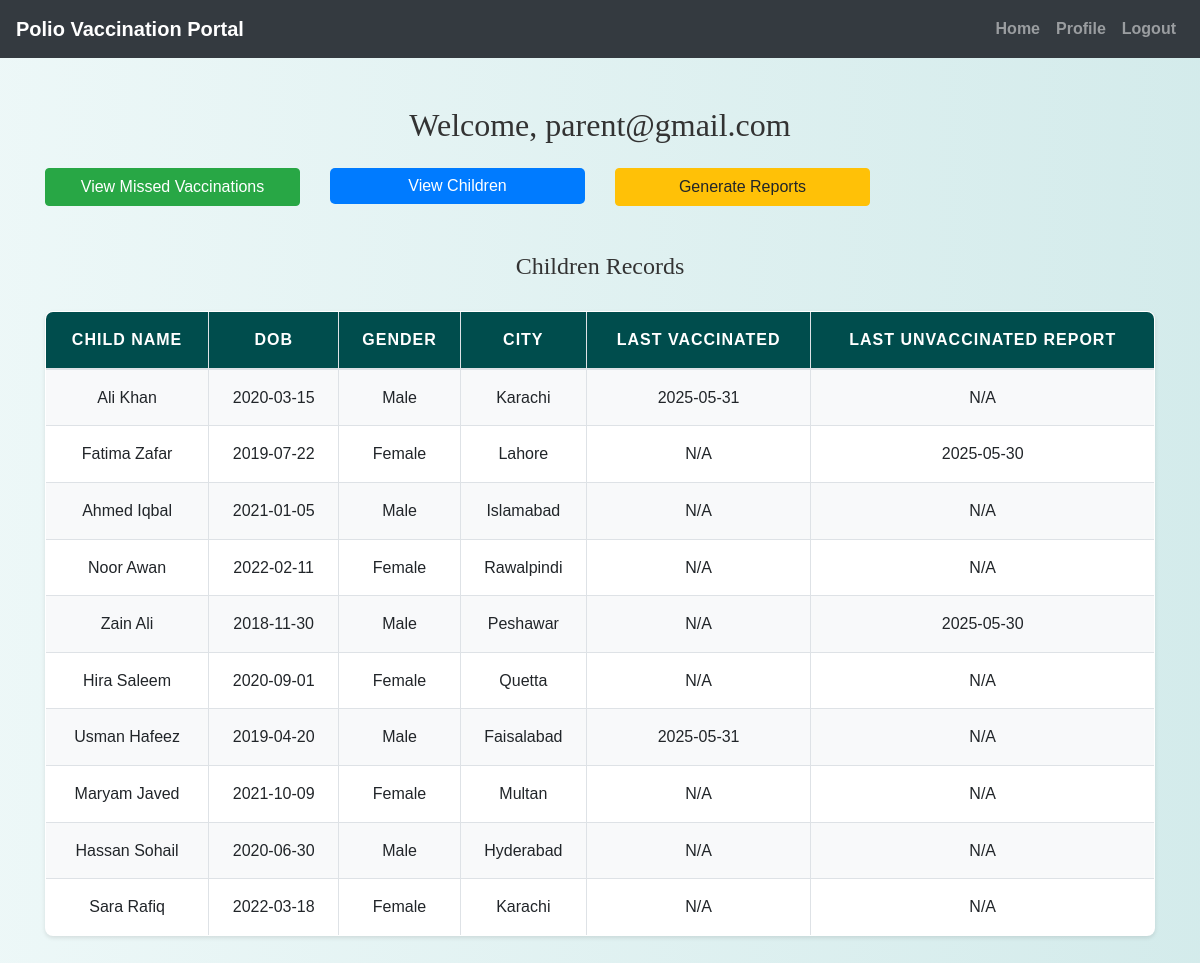
Screenshot of /worker/worker_dashboard.php (signed in) with the database file from the repository.
### tables this page shows
CREATE TABLE `children` (
  `child_id` int(11) NOT NULL,
  `parent_id` int(11) NOT NULL,
  `first_name` varchar(100) NOT NULL,
  `last_name` varchar(100) NOT NULL,
  `date_of_birth` date NOT NULL,
  `gender` enum('Male','Female','Other') NOT NULL,
  `address` varchar(255) NOT NULL,
  `city` varchar(100) NOT NULL,
  `province` varchar(100) NOT NULL,
  `postal_code` varchar(20) NOT NULL,
  `special_notes` text DEFAULT NULL,
  `created_at` timestamp NOT NULL DEFAULT current_timestamp(),
  `updated_at` timestamp NOT NULL DEFAULT current_timestamp() ON UPDATE current_timestamp()
);

### worker/worker_dashboard.php (the view, shortened to what this page needs)
<?php
include('config.php');
$email = htmlspecialchars($_SESSION["email"]);
$children = mysqli_query($conn, "SELECT * FROM children ORDER BY created_at DESC");
$last_vaccinated = [];
$result = mysqli_query($conn, "
    SELECT child_id, MAX(vaccine_date) as last_vaccine_date
    FROM vaccinations
    GROUP BY child_id
");
while ($row = mysqli_fetch_assoc($result)) {
    $last_vaccinated[$row['child_id']] = $row['last_vaccine_date'];
}
$last_reported = [];
$result = mysqli_query($conn, "
    SELECT child_id, MAX(report_date) as last_report_date
    FROM unvaccinated_reports
    GROUP BY child_id
");
while ($row = mysqli_fetch_assoc($result)) {
    $last_reported[$row['child_id']] = $row['last_report_date'];
}
?>
<!DOCTYPE html>
<html lang="en">
<head>
    <link rel="stylesheet" href="https://maxcdn.bootstrapcdn.com/bootstrap/4.5.2/css/bootstrap.min.css" />
    <link rel="stylesheet" href="../css/style.css" />
</head>
<body>
    <?php include('navbar.php'); ?>
    <div class="container mt-5 mb-5">
        <h2 class="mb-4">Welcome, <?= $email ?></h2>
        <div class="row mb-4">
            <div class="col-md-3 mb-3">
                <a href="view_missed_vaccinations.php" class="btn btn-success btn-block">View Missed Vaccinations</a>
            </div>
            <div class="col-md-3 mb-3">
                <a href="view_children.php" class="btn btn-primary btn-block">View Children</a>
            </div>
            <div class="col-md-3 mb-3">
                <a href="reports.php" class="btn btn-warning btn-block">Generate Reports</a>
            </div>
        </div>
        <h4>Children Records</h4>
        <?php if (mysqli_num_rows($children) > 0): ?>
            <table class="table table-bordered">
                <thead>
                    <tr>
                        <th>Child Name</th>
                        <th>DOB</th>
                        <th>Gender</th>
                        <th>City</th>
                        <th>Last Vaccinated</th>
                        <th>Last Unvaccinated Report</th>
                    </tr>
                </thead>
                <tbody>
                    <?php while ($child = mysqli_fetch_assoc($children)): ?>
                        <tr>
                            <td><?= htmlspecialchars($child['first_name'] . ' ' . $child['last_name']) ?></td>
                            <td><?= htmlspecialchars($child['date_of_birth']) ?></td>
                            <td><?= htmlspecialchars($child['gender']) ?></td>
                            <td><?= htmlspecialchars($child['city']) ?></td>
                            <td><?= isset($last_vaccinated[$child['child_id']]) ? htmlspecialchars($last_vaccinated[$child['child_id']]) : 'N/A' ?></td>
                            <td><?= isset($last_reported[$child['child_id']]) ? htmlspecialchars($last_reported[$child['child_id']]) : 'N/A' ?></td>
                        </tr>
                    <?php endwhile; ?>
                </tbody>
            </table>
        <?php else: ?>
            <p>No children records found.</p>
        <?php endif; ?>
    </div>
</body>
</html>

### css/style.css (style rules this page uses)
body { background: linear-gradient(90deg, rgba(233, 246, 246, 0.831), rgba(207, 233, 233, 0.9)); font-family: 'Arial', sans-serif; color: #333; line-height: 1.6; }
h1, h2, h3, h4 { text-align: center; margin-top: 30px; margin-bottom: 30px; font-family: 'Georgia', serif; }
.container { margin-bottom: 40px; }
.table { width: 100%; border-collapse: collapse; margin-top: 20px; font-size: 16px; background-color: #ffffff; border-radius: 8px; overflow: hidden; box-shadow: 0 2px 4px rgba(0, 0, 0, 0.1); }
.table th, .table td { padding: 15px; border: 1px solid #dee2e6; text-align: center; }
.table thead th { background-color: #004d4d; color: white; font-weight: bold; text-transform: uppercase; letter-spacing: 1px; }
.table tbody tr:nth-child(odd) { background-color: #f8f9fa; }
.btn-primary { color: #fff; border: none; border-radius: 5px; cursor: pointer; transition: background-color 0.3s ease; }
a { color: #006666; text-decoration: none; font-weight: bold; }

### rows the page displays
children: first_name+last_name "Ali Khan", date_of_birth "2020-03-15", gender "Male", city "Karachi", child_id "2025-05-31", shows "N/A"
children: first_name+last_name "Fatima Zafar", date_of_birth "2019-07-22", gender "Female", city "Lahore", shows "N/A", child_id "2025-05-30"
children: first_name+last_name "Ahmed Iqbal", date_of_birth "2021-01-05", gender "Male", city "Islamabad", shows "N/A"
children: first_name+last_name "Noor Awan", date_of_birth "2022-02-11", gender "Female", city "Rawalpindi", shows "N/A"
children: first_name+last_name "Zain Ali", date_of_birth "2018-11-30", gender "Male", city "Peshawar", shows "N/A", child_id "2025-05-30"
children: first_name+last_name "Hira Saleem", date_of_birth "2020-09-01", gender "Female", city "Quetta", shows "N/A"
children: first_name+last_name "Usman Hafeez", date_of_birth "2019-04-20", gender "Male", city "Faisalabad", child_id "2025-05-31", shows "N/A"
children: first_name+last_name "Maryam Javed", date_of_birth "2021-10-09", gender "Female", city "Multan", shows "N/A"
children: first_name+last_name "Hassan Sohail", date_of_birth "2020-06-30", gender "Male", city "Hyderabad", shows "N/A"
children: first_name+last_name "Sara Rafiq", date_of_birth "2022-03-18", gender "Female", city "Karachi", shows "N/A"

### other values shown
$email "parent@gmail.com"
